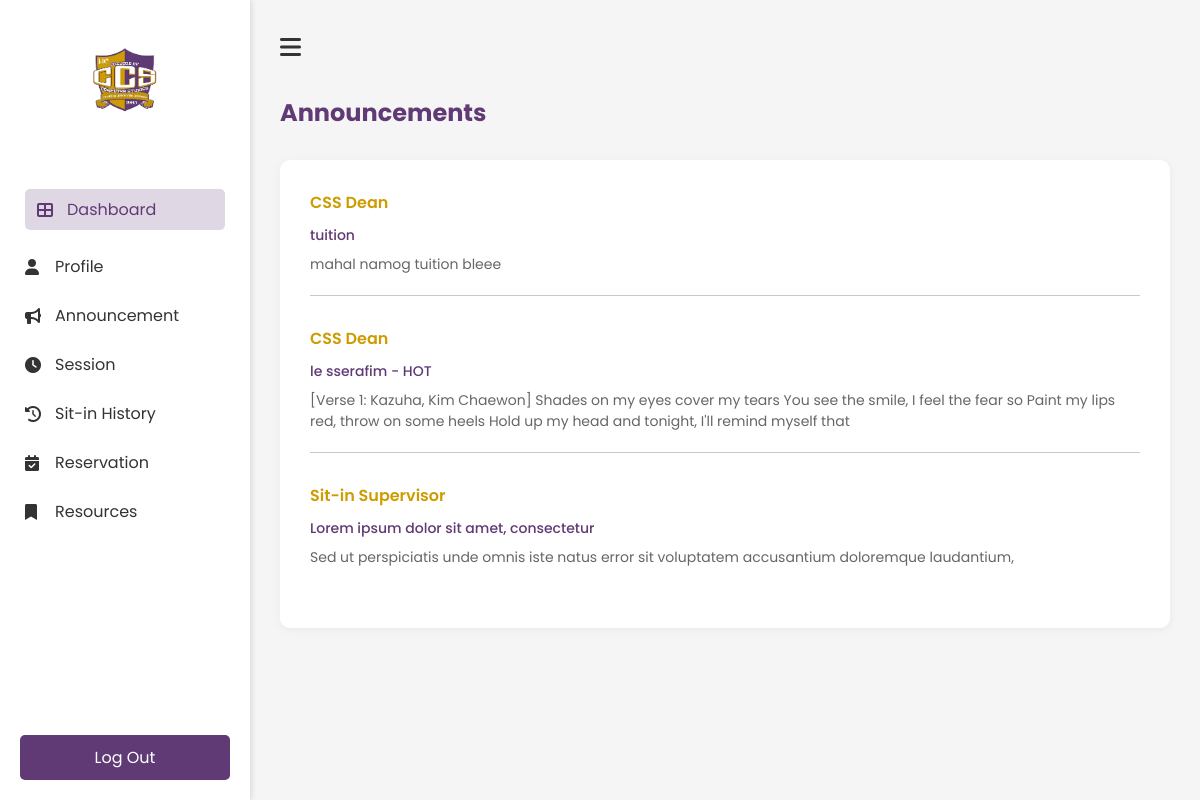
/Announcement, run on an earlier commit of the app's database.
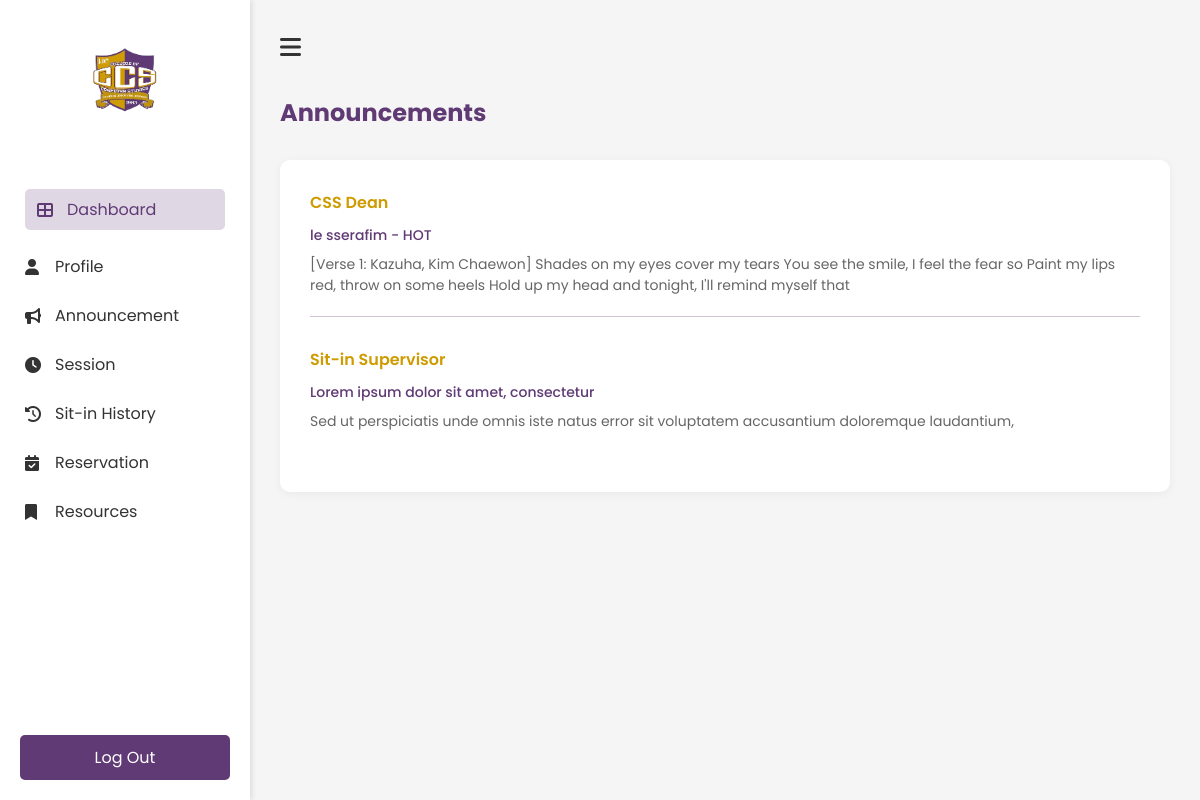
And on a later commit of the database.
### tables this page shows
CREATE TABLE announcements (
announcement_id integer primary key autoincrement,
admin_id integer not null,
title text not null,
message text not null,
created_at datetime default current_timestamp, author TEXT,
foreign key (admin_id) references admin(admin_id));

### app.py (the view)
@app.route('/Announcement')
def Announcement():
    announcements = get_student_announcements()
    return render_template('student/announcement.html', announcements=announcements)

### dbhelper.py (called while the page is built)
def get_student_announcements():
    try:
        with sqlite3.connect("users.db") as conn:
            cursor = conn.cursor()
            cursor.execute("""
                SELECT a.announcement_id, a.title, a.message, a.created_at, a.author
                FROM announcements a
                ORDER BY a.created_at DESC
            """)
            return cursor.fetchall()
    except Exception as e:
        print(f"Error fetching announcements: {e}")
        return []

### templates/student/announcement.html (shortened to what this page needs)
<!DOCTYPE html>
<html lang="en">
    <head>
        <link rel="stylesheet" href="{{ url_for('static', filename='student/announcement.css') }}">
        <link rel="stylesheet" href="https://cdnjs.cloudflare.com/ajax/libs/font-awesome/6.0.0-beta3/css/all.min.css">
    </head>
    <body>
        <div class="profile-container">
            <nav class="sidebar" id="sidebar">
                <div class="logo-container">
                    <img src="{{ url_for('static', filename='images/ccs.png') }}" alt="ccs logo" class="logo">
                </div>
                <ul class="nav-links">
                    <li><a href="{{ url_for('Dashboard') }}" class="active"><i class="fas fa-th-large"></i>Dashboard</a></li>
                    <li><a href="{{ url_for('Profile') }}"><i class="fas fa-user"></i>Profile</a></li>
                    <li><a href="{{ url_for('Announcement') }}"><i class="fas fa-bullhorn"></i>Announcement</a></li>
                    <li><a href="{{ url_for('Session') }}"><i class="fas fa-clock"></i>Session</a></li>
                    <li><a href="{{ url_for('History') }}"><i class="fas fa-history"></i>Sit-in History</a></li>
                    <li><a href="{{ url_for('Reservation') }}"><i class="fas fa-calendar-check"></i>Reservation</a></li>
                    <li><a href="{{ url_for('Resources') }}"><i class="fas fa-bookmark"></i>Resources</a></li>
                </ul>
                <div class="logout-section">
                    <a href="{{ url_for('logout') }}" class="logout-btn"></i>Log Out</a>
                </div>
            </nav>
            <main class="main-content">
                <div class="top-bar">
                    <button id="sidebar-toggle" class="hamburger-btn"><i class="fas fa-bars"></i></button>
                </div>
                <h1 class="header">Announcements</h1>
                <div class="announcements-card">
                    {% for announcement in announcements %}
                    <div class="announcement-item">
                        <h3 class="author">{{ announcement[4] }}</h3>
                        <div class="announcement-content">
                            <h4 class="title">{{ announcement[1] }}</h4>
                            <p>{{ announcement[2] }}</p>
                        </div>
                        <div class="divider"></div>
                    </div>
                    {% endfor %}
                </div>
    </body>
</html>

What changed in the data, as far as the page shows it:
removed announcements: author "CSS Dean", title "tuition", message "mahal namog tuition bleee"
